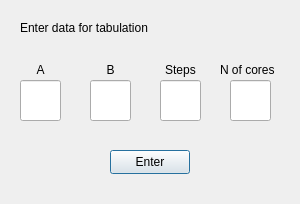
<?xml version="1.0" encoding="UTF-8"?>
<ui version="4.0">
 <class>ForTabulation</class>
 <widget class="QDialog" name="ForTabulation">
  <property name="geometry">
   <rect>
    <x>0</x>
    <y>0</y>
    <width>300</width>
    <height>204</height>
   </rect>
  </property>
  <property name="windowTitle">
   <string>Dialog</string>
  </property>
  <widget class="QLineEdit" name="lineEdit">
   <property name="geometry">
    <rect>
     <x>20</x>
     <y>80</y>
     <width>41</width>
     <height>41</height>
    </rect>
   </property>
  </widget>
  <widget class="QLineEdit" name="lineEdit_2">
   <property name="geometry">
    <rect>
     <x>90</x>
     <y>80</y>
     <width>41</width>
     <height>41</height>
    </rect>
   </property>
  </widget>
  <widget class="QLineEdit" name="lineEdit_3">
   <property name="geometry">
    <rect>
     <x>160</x>
     <y>80</y>
     <width>41</width>
     <height>41</height>
    </rect>
   </property>
  </widget>
  <widget class="QLineEdit" name="lineEdit_4">
   <property name="geometry">
    <rect>
     <x>230</x>
     <y>80</y>
     <width>41</width>
     <height>41</height>
    </rect>
   </property>
  </widget>
  <widget class="QPushButton" name="pushButton">
   <property name="geometry">
    <rect>
     <x>110</x>
     <y>150</y>
     <width>80</width>
     <height>24</height>
    </rect>
   </property>
   <property name="text">
    <string>Enter</string>
   </property>
  </widget>
  <widget class="QLabel" name="label">
   <property name="geometry">
    <rect>
     <x>15</x>
     <y>60</y>
     <width>51</width>
     <height>20</height>
    </rect>
   </property>
   <property name="text">
    <string>A</string>
   </property>
   <property name="alignment">
    <set>Qt::AlignCenter</set>
   </property>
  </widget>
  <widget class="QLabel" name="label_2">
   <property name="geometry">
    <rect>
     <x>90</x>
     <y>60</y>
     <width>41</width>
     <height>20</height>
    </rect>
   </property>
   <property name="text">
    <string>B</string>
   </property>
   <property name="alignment">
    <set>Qt::AlignCenter</set>
   </property>
  </widget>
  <widget class="QLabel" name="label_3">
   <property name="geometry">
    <rect>
     <x>150</x>
     <y>60</y>
     <width>61</width>
     <height>20</height>
    </rect>
   </property>
   <property name="text">
    <string>Steps</string>
   </property>
   <property name="alignment">
    <set>Qt::AlignCenter</set>
   </property>
  </widget>
  <widget class="QLabel" name="label_4">
   <property name="geometry">
    <rect>
     <x>220</x>
     <y>60</y>
     <width>61</width>
     <height>20</height>
    </rect>
   </property>
   <property name="text">
    <string>N of cores</string>
   </property>
  </widget>
  <widget class="QLabel" name="label_5">
   <property name="geometry">
    <rect>
     <x>20</x>
     <y>20</y>
     <width>131</width>
     <height>16</height>
    </rect>
   </property>
   <property name="text">
    <string>Enter data for tabulation</string>
   </property>
  </widget>
 </widget>
 <resources/>
 <connections/>
</ui>
